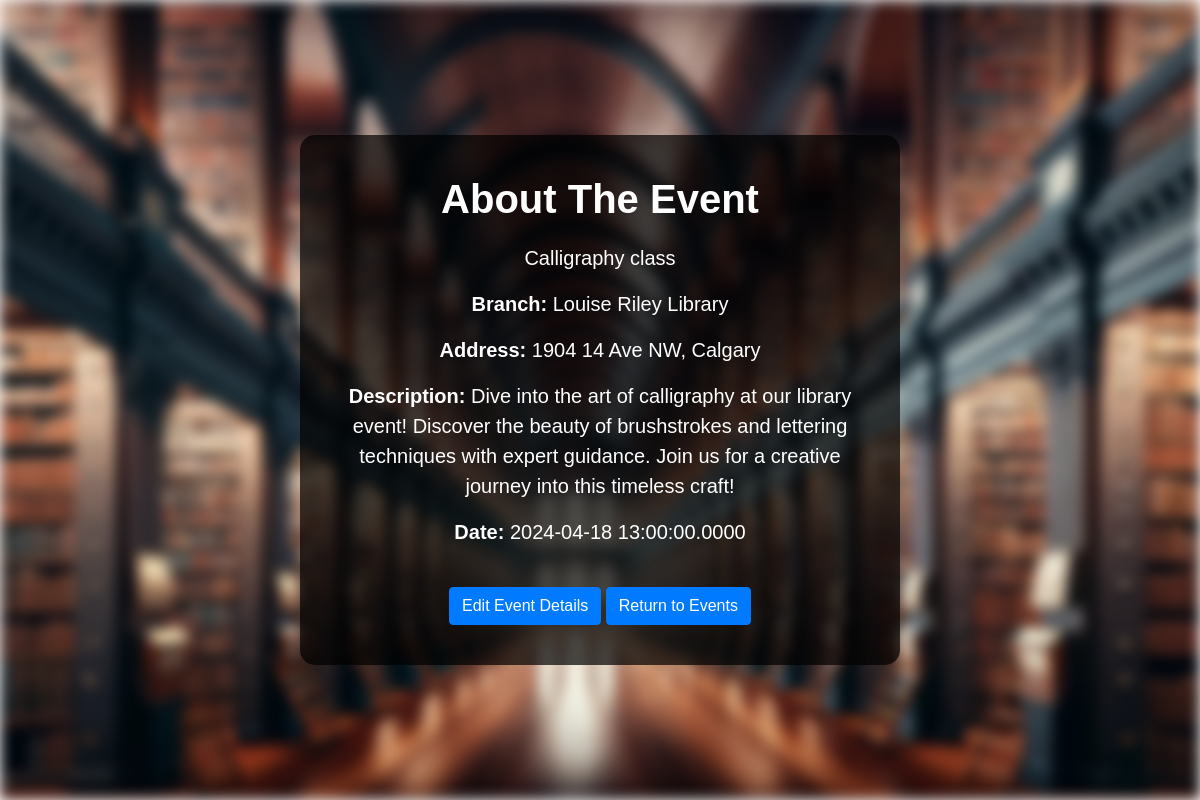
Page /includes/admin-about-event.php?EventID=2332 (signed in) on the committed database.
### tables this page shows
CREATE TABLE `event` (
  `EventID` int(100) NOT NULL,
  `EventName` varchar(250) NOT NULL,
  `BranchID` int(100) NOT NULL,
  `Date` timestamp(4) NULL DEFAULT NULL,
  `Description` varchar(200) NOT NULL
);

CREATE TABLE `branch` (
  `BranchID` int(100) NOT NULL,
  `Branch Name` varchar(100) NOT NULL,
  `Address` varchar(250) NOT NULL
);

### includes/admin-about-event.php (the view, shortened to what this page needs)
<?php
include('sqlconnect.php');
$event = isset($_GET['EventID']) ? $_GET['EventID'] : null;
$eventDetails = null;
if ($event) {
    $query = "SELECT event.*, branch.`Branch Name`, branch.`Address` FROM branch JOIN event ON branch.BranchID = event.BranchID WHERE EventID = ?";
    $stmt = $con->prepare($query);
    $stmt->bind_param("i", $event);
    $stmt->execute();
    $result = $stmt->get_result();
    $eventDetails = $result->fetch_assoc();
}
?>
<!DOCTYPE html>
<html lang="en">
<head>
    <link rel="stylesheet" href="https://stackpath.bootstrapcdn.com/bootstrap/4.5.2/css/bootstrap.min.css">
</head>
<body>
    <div class="background"></div>
    <div class="overlay">
        <h1 class="edit-details-event">About The Event</h1>
        <div class="event-details">
            <?php echo htmlspecialchars($eventDetails['EventName']); ?></p>
            <p><strong>Branch:</strong> <?php echo htmlspecialchars($eventDetails['Branch Name']); ?></p>
            <p><strong>Address:</strong> <?php echo htmlspecialchars($eventDetails['Address']); ?></p>
            <p><strong>Description:</strong> <?php echo htmlspecialchars($eventDetails['Description']); ?></p>
            <p><strong>Date:</strong> <?php echo htmlspecialchars($eventDetails['Date']); ?></p>
        </div>
        <a href="edit-event.php?EventID=<?php echo $eventDetails['EventID']; ?>" class="btn btn-primary edit-button">Edit Event Details</a>
        <a href="admin-event.php" class="btn btn-primary edit-button">Return to Events</a>
    </div>
</body>
</html>

### includes/admin-about-event.php (style rules this page uses)
body { margin: 0; padding: 0; font-family: Arial, sans-serif; overflow: hidden; height: 100vh; display: flex; justify-content: center; align-items: center; }
.background { position: fixed; top: 0; left: 0; width: 100%; height: 100%; background: url('bookimg/bgpic.jpg') no-repeat center center fixed; background-size: cover; filter: blur(7px); z-index: -1; }
.overlay { background-color: rgba(0, 0, 0, 0.7); padding: 40px; border-radius: 15px; width: 100%; max-width: 600px; text-align: center; color: white; }
.edit-details-event { font-weight: bold; color: white; margin-bottom: 20px; }
.event-details { font-size: 20px; color: white; margin-bottom: 20px; }
.edit-button { margin-top: 20px; }

### rows in the picture
event: EventName "Calligraphy class", BranchID "Louise Riley Library", BranchID.Address "1904 14 Ave NW, Calgary", Description "Dive into the art of calligraphy at our library event! Discover the beauty of brushstrokes and lettering techniques with expert guidance. Join us for a creative journey into this timeless craft!", Date "2024-04-18 13:00:00.0000"
